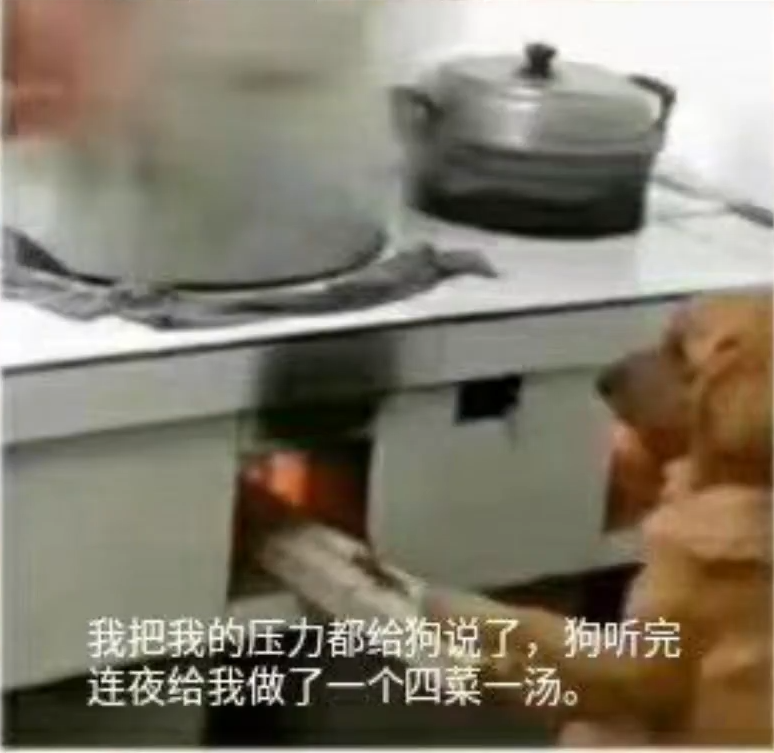
#> input picture img/dog.png, 774 x 753 px
$ python '3_直方图均衡化.py'
#> lines starting #> are read from the running program, lines starting #| are printed output that depends on the picture
import cv2 as cv
import numpy as np
import matplotlib.pyplot as plt

# 直方图均衡化: -> 增强图像对比度的一种方法.
# 直方图均衡化, 一般用在曝光不足不足或者曝光过度的一些场景下
# cv.equalizeHist() # 均衡化直方图。

# 作用:
# “直方图均衡化”是把原始图像的灰度直方图从比较集中的某个灰度区间变成在更广泛灰度范围内的分布。
# 直方图均衡化就是对图像进行非线性拉伸，重新分配图像像素值，使一定灰度范围内的像素数量大致相同。
# 这种方法提高图像整体的对比度，特别是有用数据的像素值分布比较接近时，在X光图像中使用广泛，可以提高骨架结构的显示，另外在曝光过度或不足的图像中可以更好的突出细节。

# API:
# dst = cv.equalizeHist(img)
# 参数：
#   img: 灰度图像
# 返回：
#   dst : 均衡化后的结果


# 下面来开始练习一下：
# 原图：
img = cv.imread("../../img/dog.png", 0)  # 以灰度图读入
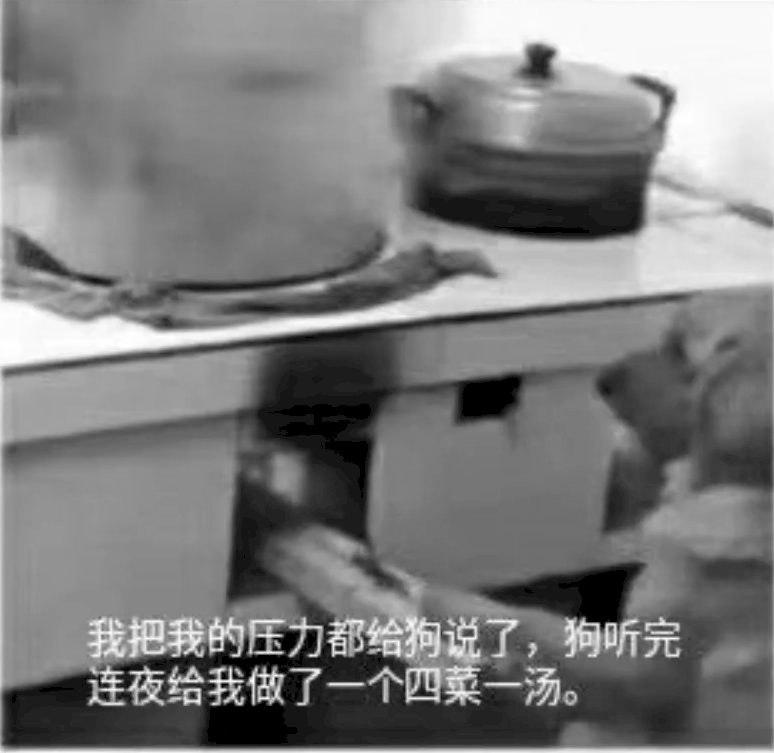
#> img: shape (753, 774); min 0, max 255, mean 124.4
hist = cv.calcHist([img], [0], None, [256], [0, 256])
#> hist = 256 values, max 14101 at index 21, min 0 at index 3, mean 2276.6
plt.imshow(img, cmap=plt.cm.gray)
plt.show()

# 原图的hist
plt.plot(hist)
plt.show()  # 画出直方图
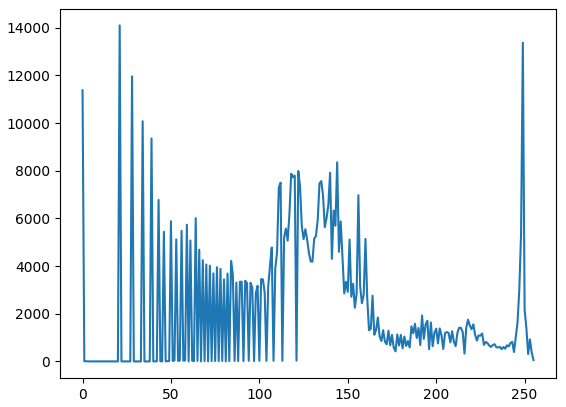
#> figure drawn by matplotlib, 1 panel; curve peaks at x = 21, y = 14101
print(hist)
#> (printed output is left out)

# 均衡化：
img_equalize = cv.equalizeHist(img)
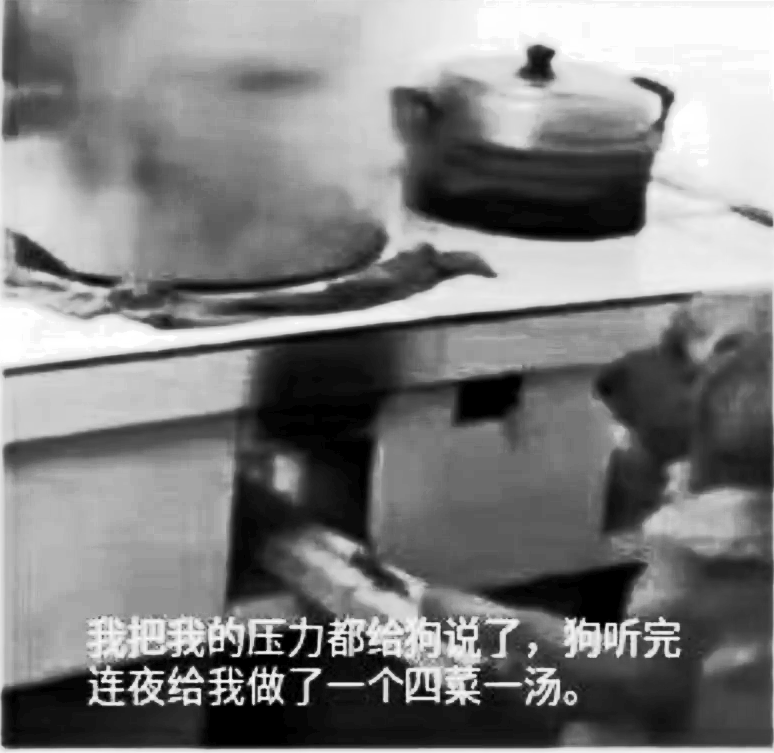
#> img_equalize: shape (753, 774); min 0, max 255, mean 126.2
plt.imshow(img_equalize, cmap=plt.cm.gray)
plt.show()

# 均衡化的hist
equalize_hist = cv.calcHist([img_equalize], [0], None, [256], [0, 256])
#> equalize_hist = 256 values, max 14101 at index 6, min 0 at index 1, mean 2276.6
plt.plot(equalize_hist)
plt.show()
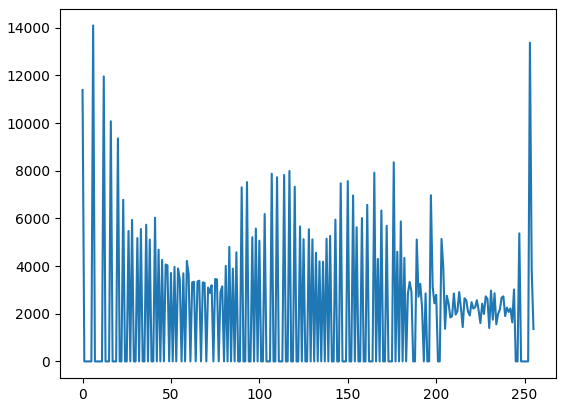
#> figure drawn by matplotlib, 1 panel; curve peaks at x = 6, y = 14101

"""
可以看出, 均衡化后的图片对比度更高了, 但是同时也会丢失很多细节.
所以我们介绍下面一种算法:直方图均衡化.
"""

# 自适应的直方图均衡化
# -> 分块, 然后对每一小块进行直方图均衡化.
# 显然, 如何取得的一小块是噪声点的话, 显然噪声将会被放大.(因为噪点的灰度会被分散到其他地方)
# 所以我们采用一个"对比度限制", 如果该像素超过设定阈值, 我们将其分布到其他的bins中
# 最后我们采用双线性插值(为了削弱每一小块的边界), 对每一小块进行拼接

# 创建自适应直方图对象
# cv.createCLAHE(clipLimit, tileGridSize)
# clipLimit: 对比度限制，默认是40
# tileGridSize: 分块的大小，默认为8*8. (传入元组)

# 使用:
# 创建一个自适应均衡化的对象:
# clahe = cv.createCLAHE()
# 然后应用到我们的图像中去
# cl1_img = clahe.apply(img) # 得到均衡化后的图像

# 练习:
clahe = cv.createCLAHE(2.0, (8, 8))  # 第一个参数为阈值, 第二个参数为分块
img_clahe = clahe.apply(img)  # 应用到img上
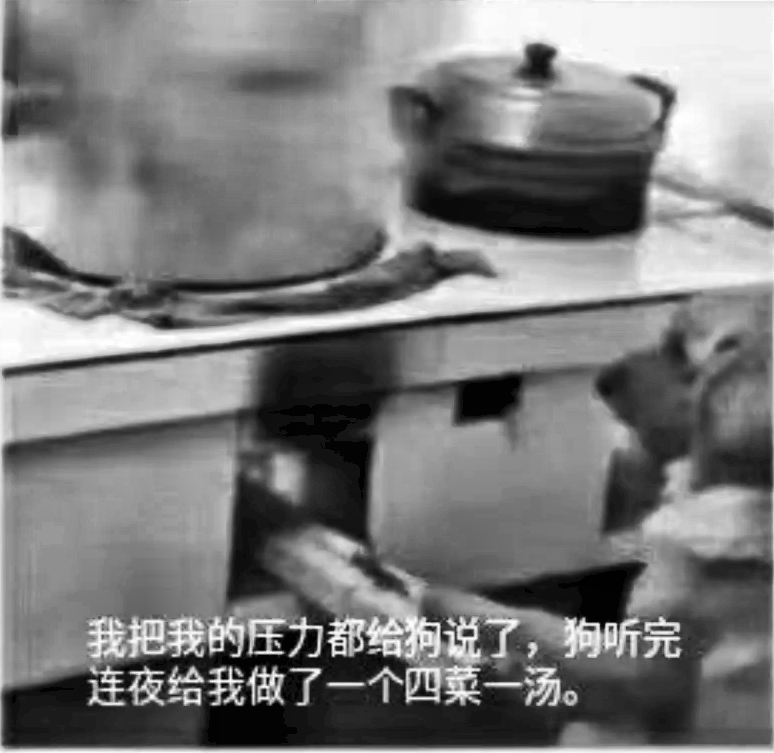
#> img_clahe: shape (753, 774); min 1, max 255, mean 123.1
img_clahe_hist = cv.calcHist([img_clahe], [0], None, [256], [0, 256])
#> img_clahe_hist = 256 values, max 5359 at index 3, min 0 at index 0, mean 2276.6

plt.plot(img_clahe_hist)
plt.show()  # 可见, 自适应均衡化结果更好了
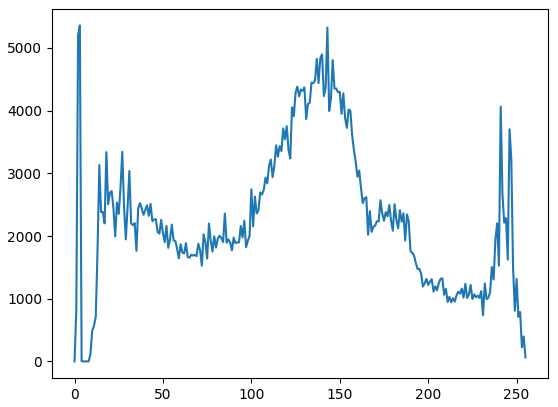
#> figure drawn by matplotlib, 1 panel; curve peaks at x = 3, y = 5359

plt.imshow(img_clahe, cmap=plt.cm.gray)
plt.show()


# 观察不同阈值下的图像:
clahe = cv.createCLAHE(0.5, (8, 8))  # 第一个参数为阈值, 第二个参数为分块
img_clahe = clahe.apply(img)  # 应用到img上
img_clahe_hist = cv.calcHist([img_clahe], [0], None, [256], [0, 256])
#> img_clahe_hist = 256 values, max 11378 at index 1, min 0 at index 0, mean 2276.6

plt.imshow(img_clahe, cmap=plt.cm.gray)
plt.show()
